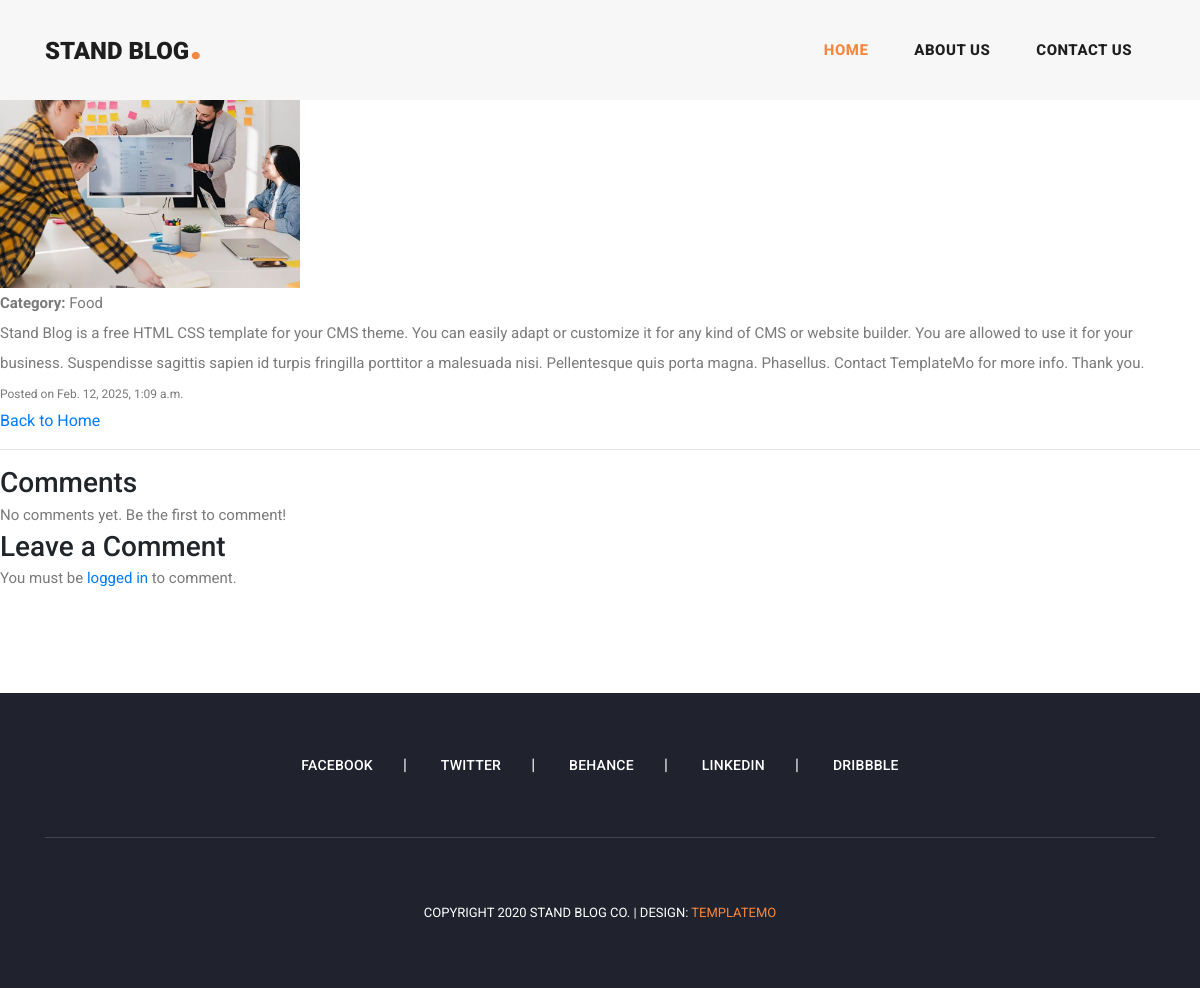
The app's page /blog/4/, older data.
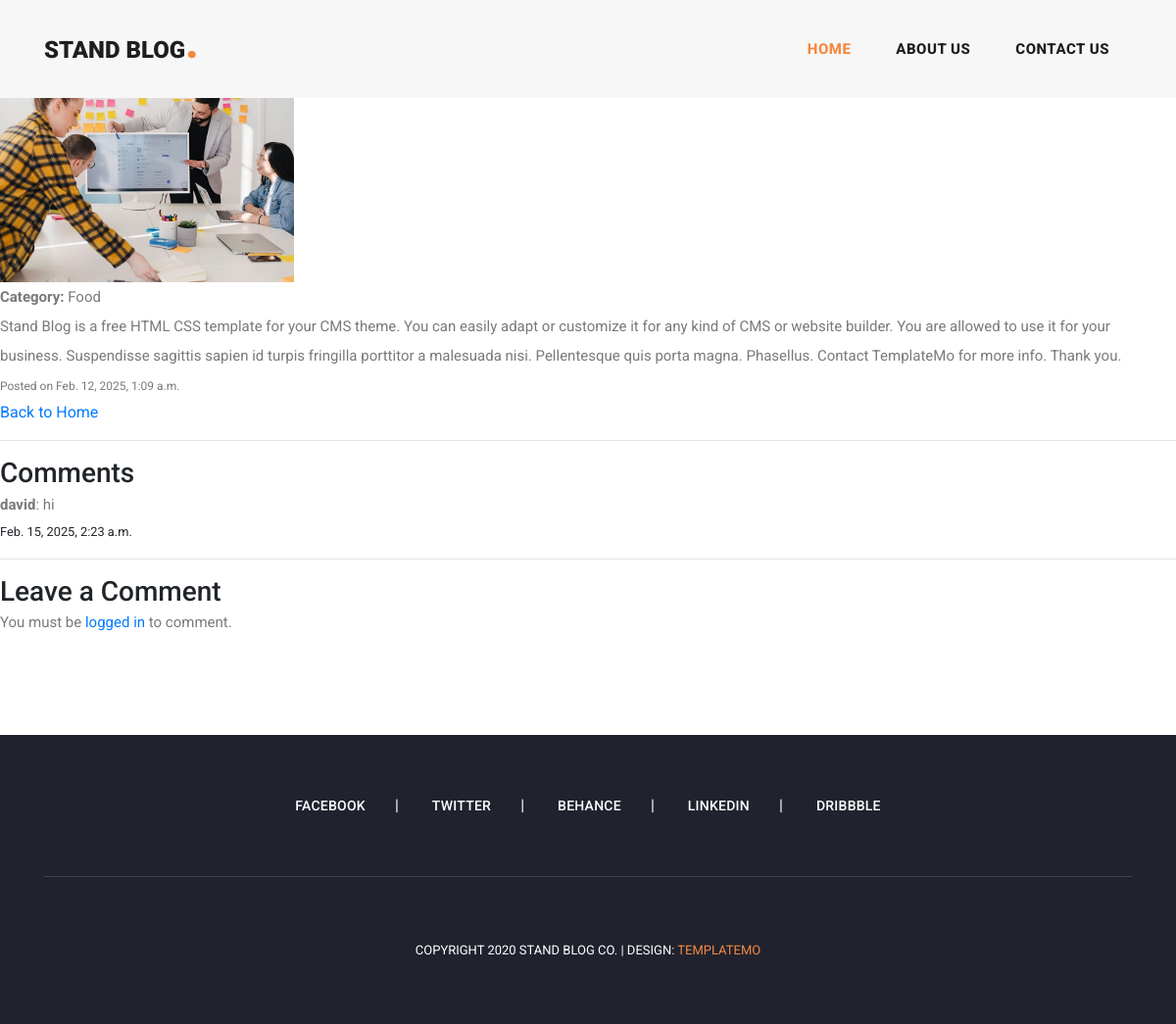
The same page, newer data.
### app1/models.py (models this page shows, shortened)
class Blog(models.Model):
    title = models.CharField(max_length=255)
    image = models.ImageField()
    content = models.TextField()
    category = models.ForeignKey(Category, on_delete=models.SET_NULL, null=True)
    created_at = models.DateTimeField(auto_now_add=True)
    tags = models.ManyToManyField(Tag, blank=True)  # Many-to-many relationship

class Category(models.Model):
    name = models.CharField(max_length=100, unique=True)
    def __str__(self):
        return self.name

class Comment(models.Model):
    post = models.ForeignKey(
        'Blog',  # Replace 'app1' with your actual app name
        on_delete=models.CASCADE,
        related_name='comments'  # Allows us to access comments via post.comments.all()
    )
    user = models.ForeignKey(User, on_delete=models.CASCADE)
    content = models.TextField()
    created_at = models.DateTimeField(auto_now_add=True)

### app1/views.py (the view)
# urls.py: path('blog/<int:blog_id>/', views.details, name='blog_detail'),
def details(request, blog_id):
    blog = get_object_or_404(Blog, id=blog_id)
    comments = blog.comments.all()  # Get all comments for this blog post
    if request.method == "POST":
        if request.user.is_authenticated:  # Ensure user is logged in
            form = CommentForm(request.POST)
            if form.is_valid():
                comment = form.save(commit=False)
                comment.post = blog  # Link the comment to the blog post
                comment.user = request.user  # Assign the logged-in user
                comment.save()
                return redirect('details', blog_id=blog.id)  # Refresh the page after comment
        else:
            return redirect('login')  # Redirect to login if user isn't logged in
    else:
        form = CommentForm()
    context = {
        'blog': blog,
        'comments': comments,
        'form': form,
    }
    return render(request, 'app1/details.html', context)

### app1/templates/app1/details.html (shortened to what this page needs)
{% extends 'app1/base.html' %}
{% block content %}
<h1>{{ blog.title }}</h1>
{% if blog.image %}
    <img src="{{ blog.image.url }}" alt="Blog Image" style="width: 300px; height: auto;">
{% endif %}
<p><strong>Category:</strong> {{ blog.category }}</p>
<p>{{ blog.content }}</p>
<p><small>Posted on {{ blog.created_at }}</small></p>
<a href="{% url 'home' %}">Back to Home</a>
<hr>
<h3>Comments</h3>
{% for comment in comments %}
    <p><strong>{{ comment.user.username }}</strong>: {{ comment.content }}</p>
    <small>{{ comment.created_at }}</small>
    <hr>
{% empty %}
    <p>No comments yet. Be the first to comment!</p>
{% endfor %}
<h3>Leave a Comment</h3>
{% if user.is_authenticated %}
    <form method="post">
        {% csrf_token %}
        {{ form.as_p }}
        <button type="submit">Post Comment</button>
    </form>
{% else %}
    <p>You must be <a href="{% url 'login' %}">logged in</a> to comment.</p>
{% endif %}
{% endblock %}

### app1/templates/app1/base.html (shortened to what this page needs)
{% load static %}
<!DOCTYPE html>
<html lang="en">
  <head>
    <link href="{% static 'vendor/bootstrap/css/bootstrap.min.css'%}" rel="stylesheet">
    <link rel="stylesheet" href="{% static 'css/fontawesome.css'%}">
    <link rel="stylesheet" href="{% static 'css/templatemo-stand-blog.css'%}">
    <link rel="stylesheet" href="{% static 'css/owl.css'%}">
  </head>
  <body>
    <header class="">
      <nav class="navbar navbar-expand-lg">
        <div class="container">
          <a class="navbar-brand" href="index.html"><h2>Stand Blog<em>.</em></h2></a>
          <div class="collapse navbar-collapse" id="navbarResponsive">
            <ul class="navbar-nav ml-auto">
              <li class="nav-item active">
                <a class="nav-link" href="index.html">Home
                </a>
              </li>
              <li class="nav-item">
                <a class="nav-link" href="about.html">About Us</a>
              </li>
              <li class="nav-item">
                <a class="nav-link" href="contact.html">Contact Us</a>
              </li>
            </ul>
          </div>
        </div>
      </nav>
    </header>
{% block content %}
{% endblock content %}
    <footer>
        <div class="container">
          <div class="row">
            <div class="col-lg-12">
              <ul class="social-icons">
                <li><a href="#">Facebook</a></li>
                <li><a href="#">Twitter</a></li>
                <li><a href="#">Behance</a></li>
                <li><a href="#">Linkedin</a></li>
                <li><a href="#">Dribbble</a></li>
              </ul>
            </div>
            <div class="col-lg-12">
              <div class="copyright-text">
                <p>Copyright 2020 Stand Blog Co.
                   | Design: <a rel="nofollow" href="https://templatemo.com" target="_parent">TemplateMo</a></p>
              </div>
            </div>
          </div>
        </div>
      </footer>
    </body>
  </html>

### app1/static/css/templatemo-stand-blog.css (style rules this page uses)
body { font-family: 'Roboto', sans-serif; overflow-x: hidden; text-rendering: optimizeLegibility; -webkit-font-smoothing: antialiased; -moz-osx-font-smoothing: grayscale; }
p { margin-bottom: 0px; font-size: 15px; font-weight: 400; color: #7a7a7a; line-height: 30px; }
a { text-decoration: none!important; }
ul { padding: 0; margin: 0; list-style: none; }
h1,h2,h3,h4,h5,h6 { margin: 0px; }
header { position: absolute; z-index: 99999; width: 100%; height: 100px; background-color: #f7f7f7; -webkit-transition: all 0.3s ease-in-out 0s; -moz-transition: all 0.3s ease-in-out 0s; -o-transition: all 0.3s ease-in-out 0s; transition: all 0.3s ease-in-out 0s; }
header .navbar { padding: 25px 0px; }
.navbar .navbar-brand { float: left; margin-top: -12px; outline: none; }
.navbar .navbar-brand h2 { color: #1e1e1e; text-transform: uppercase; font-size: 24px; font-weight: 900; -webkit-transition: all .3s ease 0s; -moz-transition: all .3s ease 0s; -o-transition: all .3s ease 0s; transition: all .3s ease 0s; }
.navbar .navbar-brand h2 em { font-size: 44px; font-style: normal; color: #f48840; }
#navbarResponsive { z-index: 999; }
.navbar-collapse { text-align: center; }
.navbar .navbar-nav .nav-item { margin: 0px 15px; }
.navbar .navbar-nav a.nav-link { text-transform: capitalize; font-size: 15px; font-weight: 800; text-transform: uppercase; letter-spacing: 0.5px; color: #1e1e1e; transition: all 0.3s; }
.navbar .navbar-nav .nav-link:hover, .navbar .navbar-nav .active>.nav-link, .navbar .navbar-nav .nav-link.active, .navbar .navbar-nav .nav-link.show, .navbar .navbar-nav .show>.nav-link { color: #f48840; }
footer { margin-top: 100px; text-align: center; background-color: #20232e; padding: 60px 0px; }
footer ul.social-icons { padding-bottom: 60px; margin-bottom: 60px; border-bottom: 1px solid rgba(250,250,250,0.15); }
footer ul.social-icons li { display: inline-block; margin-right: 30px; }
footer ul.social-icons li:after { content: "|"; color: #fff; margin-left: 30px; }
footer ul.social-icons li:last-child { margin-right: 0px; }
footer ul.social-icons li:last-child::after { display: none; }
footer ul.social-icons li a { font-size: 14px; text-transform: uppercase; color: #fff; font-weight: 500; letter-spacing: 0.25px; transition: all .3s; }
footer p { font-size: 13px; text-transform: uppercase; color: #fff; }
footer p a { color: #f48840; }

Row changes from the older to the newer data that the page shows:
added Comment: user.username "david", content "hi", created_at "Feb. 15, 2025, 2:23 a.m."
Text that changed along with them:
text no longer shown: "No comments yet. Be the first to comment!"
